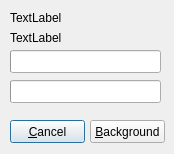
<ui version="4.0" >
 <class>qdCopyMove</class>
 <widget class="QDialog" name="qdCopyMove" >
  <property name="geometry" >
   <rect>
    <x>0</x>
    <y>0</y>
    <width>174</width>
    <height>154</height>
   </rect>
  </property>
  <property name="windowTitle" >
   <string>Dialog</string>
  </property>
  <widget class="QPushButton" name="pushButton" >
   <property name="geometry" >
    <rect>
     <x>10</x>
     <y>120</y>
     <width>75</width>
     <height>23</height>
    </rect>
   </property>
   <property name="text" >
    <string>&amp;Cancel</string>
   </property>
  </widget>
  <widget class="QPushButton" name="pushButton_2" >
   <property name="geometry" >
    <rect>
     <x>90</x>
     <y>120</y>
     <width>75</width>
     <height>23</height>
    </rect>
   </property>
   <property name="text" >
    <string>&amp;Background</string>
   </property>
  </widget>
  <widget class="QLabel" name="label_2" >
   <property name="geometry" >
    <rect>
     <x>10</x>
     <y>30</y>
     <width>151</width>
     <height>16</height>
    </rect>
   </property>
   <property name="text" >
    <string>TextLabel</string>
   </property>
  </widget>
  <widget class="QProgressBar" name="progressBar" >
   <property name="geometry" >
    <rect>
     <x>10</x>
     <y>50</y>
     <width>151</width>
     <height>23</height>
    </rect>
   </property>
   <property name="textVisible" >
    <bool>false</bool>
   </property>
  </widget>
  <widget class="QProgressBar" name="progressBar_2" >
   <property name="geometry" >
    <rect>
     <x>10</x>
     <y>80</y>
     <width>151</width>
     <height>23</height>
    </rect>
   </property>
   <property name="textVisible" >
    <bool>false</bool>
   </property>
  </widget>
  <widget class="QLabel" name="label" >
   <property name="geometry" >
    <rect>
     <x>10</x>
     <y>10</y>
     <width>151</width>
     <height>16</height>
    </rect>
   </property>
   <property name="text" >
    <string>TextLabel</string>
   </property>
  </widget>
 </widget>
 <resources/>
 <connections/>
</ui>
